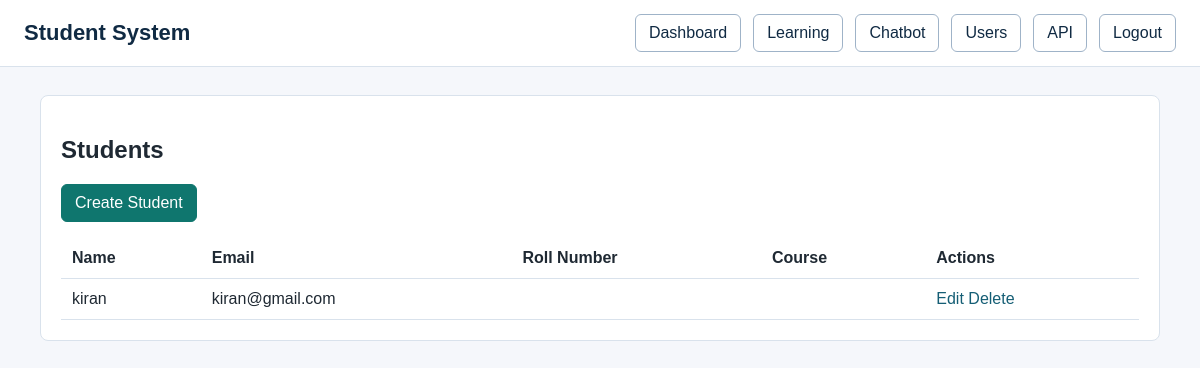
The page /accounts/students/ (signed in) on the database as committed earlier.
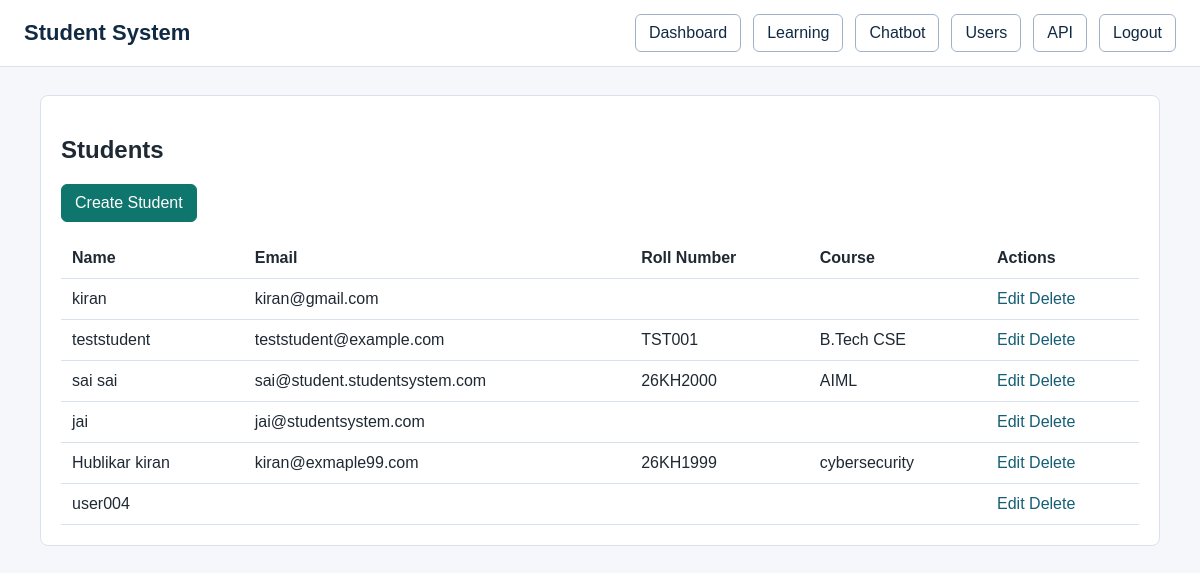
The same page on the database as committed later.
### accounts/models.py (models this page shows, shortened)
class User(AbstractUser):
    class Roles(models.TextChoices):
        SUPER_ADMIN = 'SUPER_ADMIN', 'Super Admin'
        STUDENT = 'STUDENT', 'Student'
        FACULTY = 'FACULTY', 'Faculty'
        ADMIN = 'ADMIN', 'Admin'
        PARENT = 'PARENT', 'Parent'
    email = models.EmailField(unique=True)
    role = models.CharField(
        max_length=30, choices=Roles.choices, default=Roles.STUDENT)
    phone_number = models.CharField(max_length=15, blank=True, null=True)
    profile_picture = models.ImageField(
        upload_to='profiles/', blank=True, null=True)
    is_verified = models.BooleanField(default=False)
    created_at = models.DateTimeField(auto_now_add=True)
    updated_at = models.DateTimeField(auto_now=True)
    def is_admin_role(self):
        return self.role in [self.Roles.ADMIN, self.Roles.SUPER_ADMIN] or self.is_superuser

class StudentProfile(models.Model):
    user = models.OneToOneField(
        User, on_delete=models.CASCADE, related_name='student_profile')
    roll_number = models.CharField(max_length=20, unique=True)
    course = models.CharField(max_length=100)
    semester = models.CharField(max_length=20)
    skills = models.TextField(blank=True, null=True)
    bio = models.TextField(blank=True, null=True)

### accounts/views.py (the view)
    @login_required
    def wrapper(request, *args, **kwargs):
        if not request.user.is_admin_role():
            messages.error(request, 'Admin access is required.')
            return redirect('accounts:student_dashboard')
        return view_func(request, *args, **kwargs)

### accounts/views.py (called while the page is built)
def admin_required(view_func):
    @login_required
    def wrapper(request, *args, **kwargs):
        if not request.user.is_admin_role():
            messages.error(request, 'Admin access is required.')
            return redirect('accounts:student_dashboard')
        return view_func(request, *args, **kwargs)
    return wrapper

@admin_required
def student_list(request):
    students = User.objects.filter(
        role=User.Roles.STUDENT).select_related('student_profile')
    return render(request, 'accounts/student_list.html', {'students': students})

### templates/accounts/student_list.html (shortened to what this page needs)
{% extends 'includes/base.html' %}
{% block content %}
<section class="panel">
    <h1>Students</h1>
    <div class="actions">
        <a class="button primary" href="{% url 'accounts:student_create' %}">Create Student</a>
    </div>
    <div class="table-wrap">
        <table>
            <tr><th>Name</th><th>Email</th><th>Roll Number</th><th>Course</th><th>Actions</th></tr>
            {% for student in students %}
                <tr>
                    <td>{{ student.get_full_name|default:student.username }}</td>
                    <td>{{ student.email }}</td>
                    <td>{{ student.student_profile.roll_number }}</td>
                    <td>{{ student.student_profile.course }}</td>
                    <td>
                        <a href="{% url 'accounts:student_update' student.pk %}">Edit</a>
                        <a href="{% url 'accounts:student_delete' student.pk %}">Delete</a>
                    </td>
                </tr>
            {% empty %}
                <tr><td colspan="5">No students found.</td></tr>
            {% endfor %}
        </table>
    </div>
</section>
{% endblock %}

Rows that differ between the two databases and show on the page:
added User: get_full_name "teststudent", email "teststudent@example.com", student_profile.roll_number "TST001", student_profile.course "B.Tech CSE"
added User: get_full_name "sai sai", email "sai@student.studentsystem.com", student_profile.roll_number "26KH2000", student_profile.course "AIML"
added User: get_full_name "jai", email "jai@studentsystem.com"
added User: get_full_name "Hublikar kiran", email "kiran@exmaple99.com", student_profile.roll_number "26KH1999", student_profile.course "cybersecurity"
added User: get_full_name "user004"
